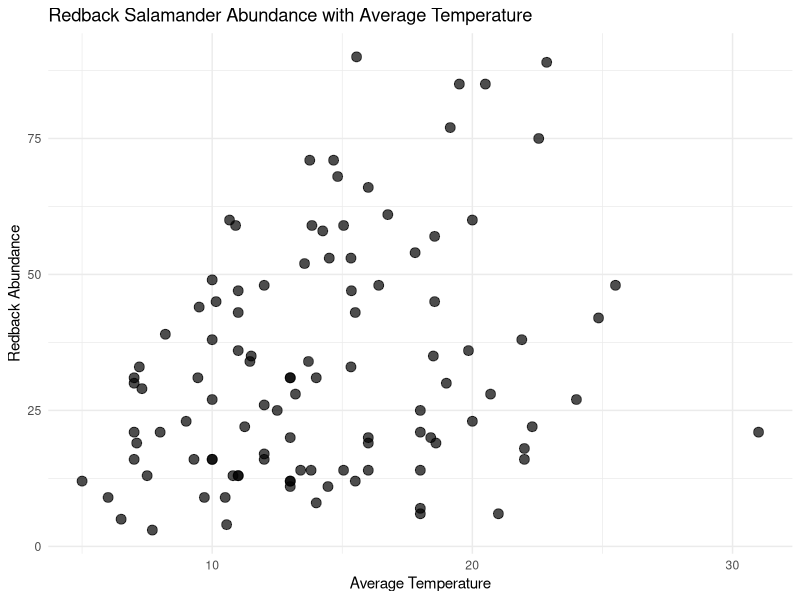
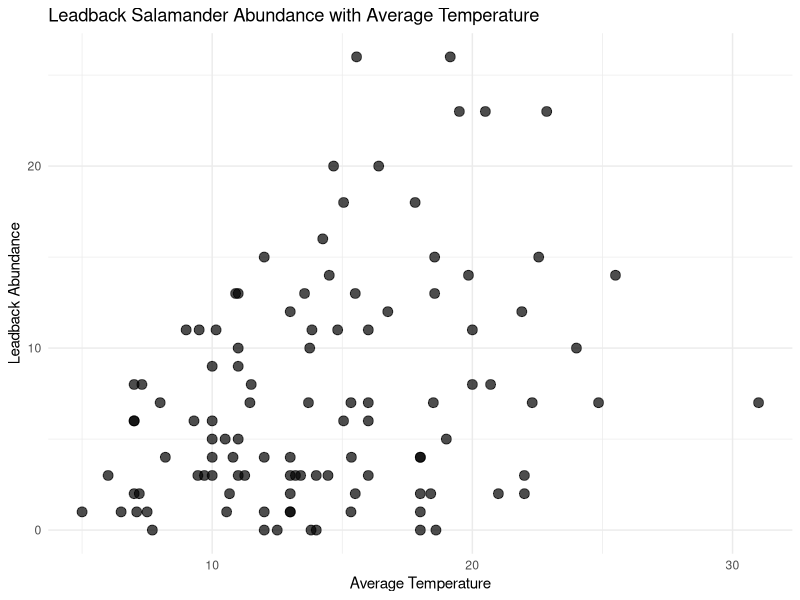
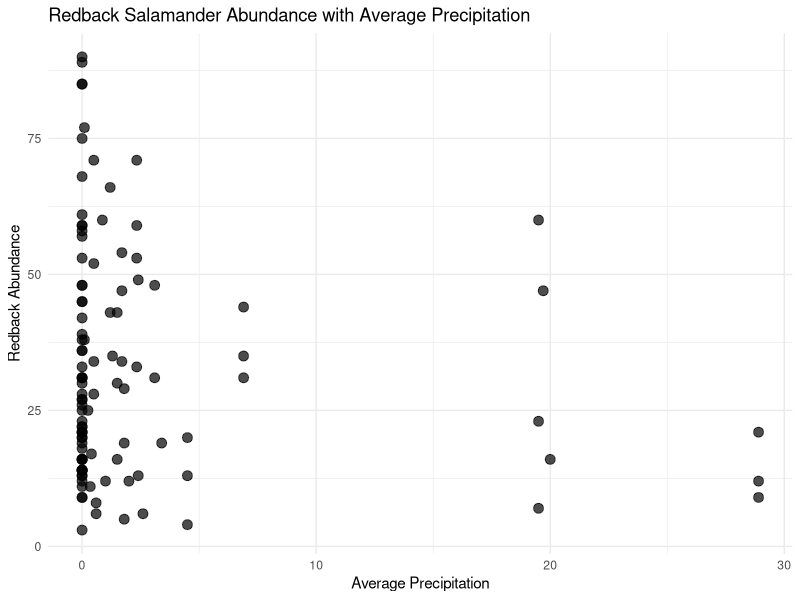
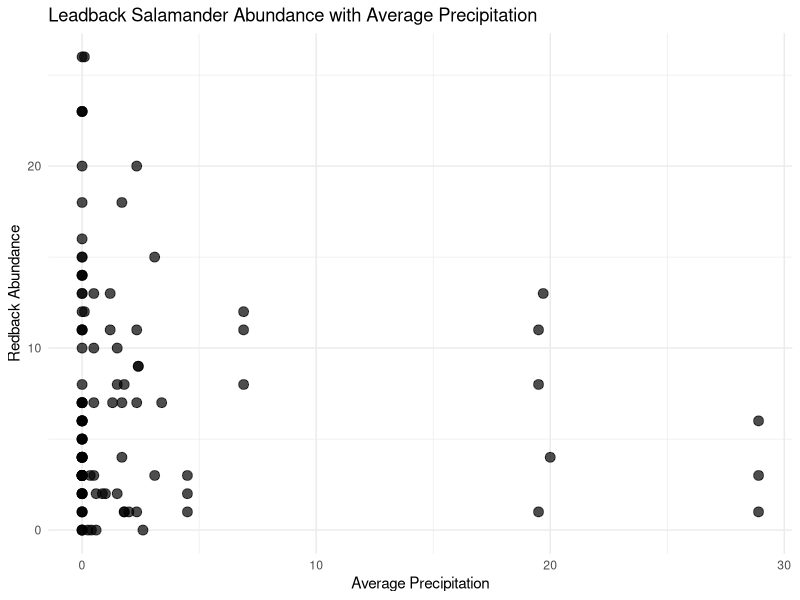
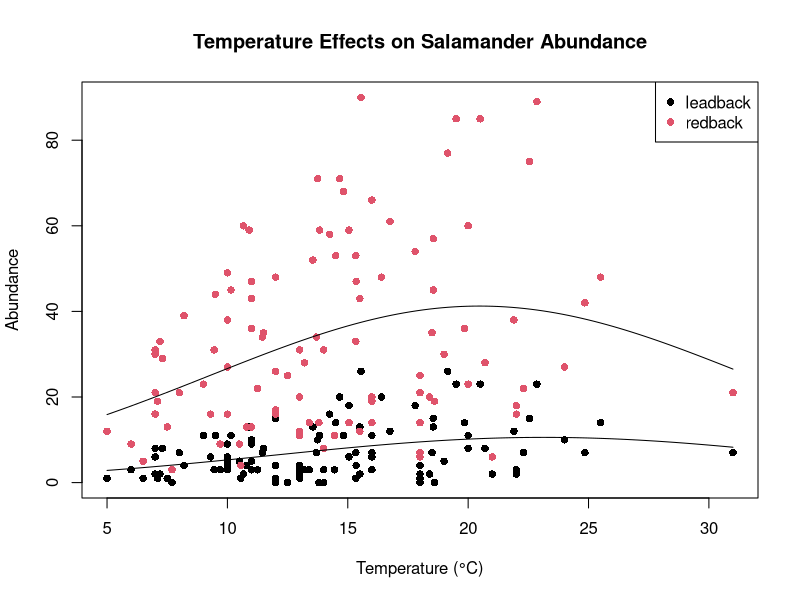
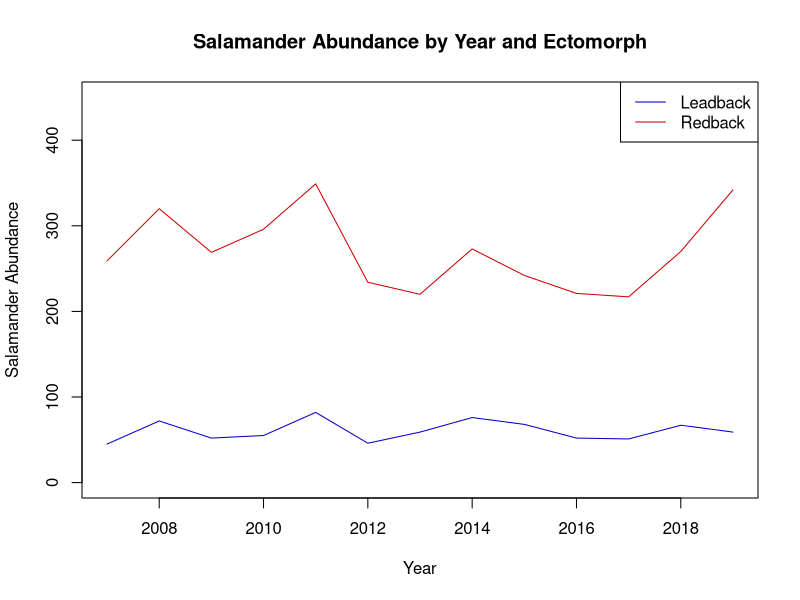
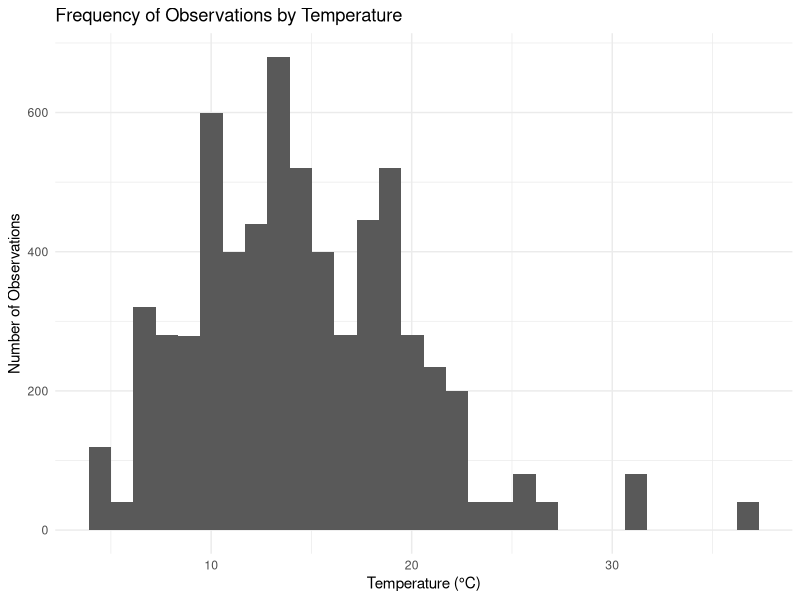

Reproduce these figures in R, in order. (Note: this script raises an error after producing the figures.)
## ---- chunk 1
knitr::opts_chunk$set(echo = TRUE)
library(tidyverse) #First install/read in any necessary packages
library(lubridate)
library(stringr)
citation("stringr")
## ---- chunk 2
#Read in the data set
salamanders <- read.csv("salamander.csv")
salamanders
## ---- chunk 3
#Get rid of the first row (French Translation of column names) and filter out the NAs of the abundance counts for each morph type
present_salamanders <- salamanders %>%
  slice(-c(1)) %>%
  filter(!Redback.form.of.Eastern.Redback.Salamander.Count %in% "N/A") %>%
  filter(!Leadback.form.of.Eastern.Redback.Salamander.Count %in% "N/A") 
present_salamanders #lots of observations lost after filtering 
## ---- chunk 4
present_salamanders <- present_salamanders %>% #Using Lubridate to create dates and month columns in correct format 
   mutate(Date = dmy(Date),  
         Month = month(Date, label = TRUE)) 
present_salamanders 
## ---- chunk 5
#Calculating the redback abundances 
redback_abundance <- present_salamanders %>%
  mutate(Redback.form.of.Eastern.Redback.Salamander.Count = as.numeric(Redback.form.of.Eastern.Redback.Salamander.Count)) %>%
  group_by(Year, Month, Plot.Name) %>%
  summarize(redback_abun = sum(Redback.form.of.Eastern.Redback.Salamander.Count, na.rm = TRUE))
# Then check the result
head(redback_abundance)
#Calculating the leadback abundances
leadback_abundance <- present_salamanders %>%
  mutate(Leadback.form.of.Eastern.Redback.Salamander.Count = as.numeric(Leadback.form.of.Eastern.Redback.Salamander.Count)) %>%
  group_by(Year, Month, Plot.Name) %>%
  summarize(leadback_abun = sum(Leadback.form.of.Eastern.Redback.Salamander.Count, na.rm = TRUE))
head(leadback_abundance)

## ---- chunk 6
#Combining the two abundances into one data frame and joining by shared rows 
total_abundances <- full_join(redback_abundance, leadback_abundance, 
                             by = c("Month", "Year", "Plot.Name"))
total_abundances 
## ---- chunk 7
#Looking at the soil data to see if we can use it and have consistent observations across time - soil metrics could be indicators for precipitation 
soil_ph <- present_salamanders %>%
  filter(!Soil.pH %in% c("N/A", "")) # only 2016 -- might not be enough -  400 raw observations, without manipulations and calculations

soil_moisture <- present_salamanders %>%
  filter(!Soil.Moisture %in% c("N/A", "")) #no observations!


#Air temperature and precipitation ?
temp <- present_salamanders %>%
  filter(!Air.Temperature..degC. %in% c("N/A", "")) #a good number of observations across the years -- same number as that in present salamanders - 6k!

percipitation <- present_salamanders %>%
  filter(!Precipitation.in.the.Last.24.hours..mm. %in% c("N/A", "")) # 6k observations too!

## ---- chunk 8
#find the average temperature for a given month, year, and location
temp_by_month_and_year <- present_salamanders %>%
  filter(!Air.Temperature..degC. %in% "N/A") %>%
  mutate(Air.Temperature..degC. = as.numeric(Air.Temperature..degC.)) %>%
  group_by(Year, Month, Plot.Name) %>%
  summarize(avg_temp = mean(Air.Temperature..degC., na.rm = TRUE))

temp_by_month_and_year$Year <- as.numeric(temp_by_month_and_year$Year) #convert this to numeric
temp_by_month_and_year
## ---- chunk 9
#join the temperatures with the abundance data 
total_abundances$Year <- as.numeric(temp_by_month_and_year$Year) #convert this to numeric


abun_and_temps <- full_join(total_abundances, temp_by_month_and_year,
                             by = c("Year", "Plot.Name", "Month"))

abun_and_temps
## ---- chunk 10
precipitation_bymonth_year <- present_salamanders %>%
  filter(!Precipitation.in.the.Last.24.hours..mm. %in% "N/A") %>%
  mutate(Precipitation.in.the.Last.24.hours..mm. = as.numeric(Precipitation.in.the.Last.24.hours..mm.)) %>%
  group_by(Year, Month, Plot.Name) %>%
    summarize(avg_precip = mean(Precipitation.in.the.Last.24.hours..mm., na.rm = TRUE))
## ---- chunk 11
precipitation_bymonth_year$Year <- as.numeric(precipitation_bymonth_year$Year) #convert this to numeric
precipitation_bymonth_year
## ---- chunk 12
abun_and_env <- full_join(abun_and_temps, precipitation_bymonth_year,
                             by = c("Year", "Plot.Name", "Month"))

abun_and_env
## ---- chunk 13
ggplot(abun_and_env, aes(x = avg_temp, y = redback_abun)) +
  geom_point(size = 3, alpha = 0.7) + 
  # facet_wrap(~Plot.Name) +  
  labs(x = "Average Temperature", 
       y = "Redback Abundance",
       title = "Redback Salamander Abundance with Average Temperature") +
  theme_minimal() 


ggplot(abun_and_env, aes(x = avg_temp, y = leadback_abun)) +
  geom_point(size = 3, alpha = 0.7) + 
  # facet_wrap(~Plot.Name) +  
  labs(x = "Average Temperature", 
       y = "Leadback Abundance",
       title = "Leadback Salamander Abundance with Average Temperature") +
  theme_minimal() 


ggplot(abun_and_env, aes(x = avg_precip, y = redback_abun)) +
  geom_point(size = 3, alpha = 0.7) + 
  # facet_wrap(~Plot.Name) +  
  labs(x = "Average Precipitation", 
       y = "Redback Abundance",
       title = "Redback Salamander Abundance with Average Precipitation") +
  theme_minimal() 


ggplot(abun_and_env, aes(x = avg_precip, y = leadback_abun)) +
  geom_point(size = 3, alpha = 0.7) + 
  # facet_wrap(~Plot.Name) +  
  labs(x = "Average Precipitation", 
       y = "Redback Abundance",
       title = "Leadback Salamander Abundance with Average Precipitation") +
  theme_minimal() 
## ---- chunk 14
data <- rbind(
  data.frame(
    abundance = as.numeric(abun_and_env$leadback_abun),
    eco_morph = "leadback",
    temp = as.numeric(abun_and_env$avg_temp),
    precipitation = as.numeric(abun_and_env$avg_precip),
    location = abun_and_env$Plot.Name
  ),
  data.frame(
    abundance = as.numeric(abun_and_env$redback_abun),
    eco_morph = "redback",
    temp = as.numeric(abun_and_env$avg_temp),
    precipitation = as.numeric(abun_and_env$avg_precip),
    location = abun_and_env$Plot.Name
  )
)

## ---- chunk 15
lmmodel1 <- glm(abundance ~ temp + eco_morph + temp*eco_morph, data = data, family = "poisson")
summary(lmmodel1)
AIC(lmmodel1)


## ---- chunk 16
quadmodel <- glm(abundance ~ temp + eco_morph+ I(temp^2) + temp*eco_morph , data = data, family = "poisson")
summary(quadmodel)
AIC(quadmodel)
## ---- chunk 17
new_data <- expand.grid(
    temp = seq(min(data$temp), max(data$temp), length.out = 100),
    eco_morph = unique(data$eco_morph)
)
## ---- chunk 18
predictions <- predict(quadmodel, newdata = new_data, type = "response")
new_data$predicted <- predictions
## ---- chunk 19
plot(abundance ~ temp, data = data, col = as.factor(eco_morph), pch = 16, 
     main = "Temperature Effects on Salamander Abundance",
     xlab = "Temperature (°C)",
     ylab = "Abundance")
     
#adding prediction lines for each ecomorph 
  for(morph in unique(data$eco_morph)) {
    subset_data <- new_data[new_data$eco_morph == morph,]
    lines(subset_data$temp, subset_data$predicted, 
          col = as.factor(morph))
    }
legend("topright", 
       legend = unique(data$eco_morph),
       col = as.factor(unique(data$eco_morph)), 
       pch = 16)

## ---- chunk 20
#First some wranging to calculate the yearly abundances 
new_abun_temp_precip <- abun_and_env %>%
  group_by(Year) %>%
  summarize(yearly_abun_lead = sum(leadback_abun),
            yearly_abun_red = sum(redback_abun)) %>%
  arrange((Year))
#lets first look at how abundance patterns are changing annually 

plot(new_abun_temp_precip$Year, new_abun_temp_precip$yearly_abun_lead, type = 'l', 
     col = 'blue3', 
     main = "Salamander Abundance by Year and Ectomorph",
     xlab = 'Year',
     ylab = 'Salamander Abundance',
    ylim = range(c(0, 450)))
lines(new_abun_temp_precip$Year, new_abun_temp_precip$yearly_abun_red, col = 'red3')
legend("topright", 
       legend = c("Leadback", "Redback"),
       col = c("blue3", "red3"),
       lty = 1)
## ---- chunk 21
unique(present_salamanders$Date)
## ---- chunk 22
testforfrequency <- present_salamanders %>%
  mutate(Air.Temperature..degC. = as.numeric(Air.Temperature..degC.)) %>%
  mutate(Year = as.numeric(Year)) 
  

testforfrequency %>%
  ggplot() +
  geom_histogram(aes(x = Air.Temperature..degC.), bins = 30) + 
  labs(title = "Frequency of Observations by Temperature", x = "Temperature (°C)", y = "Number of Observations") +
  theme_minimal()
## ---- chunk 23
present_salamanders1 <- present_salamanders%>%
  group_by(Year, Month, Plot.Name) %>%
  summarize(number_of_observations = n()) #creating number of observations
present_salamanders1


num_observations<- data.frame(present_salamanders1$Year, present_salamanders1$Month, present_salamanders1$Plot.Name, present_salamanders1$number_of_observations)
num_observations <- num_observations %>%
  mutate(Year = as.numeric(num_observations$present_salamanders1.Year)) %>%
  mutate(Month = present_salamanders1.Month) %>%
  mutate(Plot.Name = present_salamanders1.Plot.Name) %>%
  mutate(number_of_observations = present_salamanders1.number_of_observations) #some wrangling to simplify column names

abun_and_env <- full_join(
  abun_and_env,
  num_observations, 
  by = c("Year", "Plot.Name", "Month")
) #joining the data frames

abun_and_env <- abun_and_env[, -c(8, 9, 10, 11)] #removing redundant columns

colnames(abun_and_env) #verifying accurate column removal 

## ---- chunk 24
data <- rbind(
  data.frame(
    abundance = abun_and_env$leadback_abun,
    eco_morph = "leadback",
    temp = as.numeric(abun_and_env$avg_temp),
    precipitation = as.numeric(abun_and_env$avg_precip),
    year = as.numeric(abun_and_env$Year),
    num_observations = as.numeric(abun_and_env$number_of_observations.y),
    Month = abun_and_env$Month
  ), 
  data.frame(
    abundance = abun_and_env$redback_abun,
    eco_morph = "redback",
    temp = as.numeric(abun_and_env$avg_temp),
    precipitation = as.numeric(abun_and_env$avg_precip),
    year = as.numeric(abun_and_env$Year),
    num_observations = as.numeric(abun_and_env$number_of_observations.y),
    Month = abun_and_env$Month
  )
)

## ---- chunk 25

#Let's try a few different combinations for Linear models

linear1 <- glm(abundance ~ temp + eco_morph + temp*eco_morph, data = data, family = "poisson")
summary(linear1)
AIC(linear1) #2712.48

linear2 <- glm(abundance ~ precipitation + eco_morph + precipitation*eco_morph, data = data, family = "poisson")
summary(linear2)
AIC(linear2) #2842.799

linear3 <- glm(abundance ~ precipitation + temp + eco_morph + temp*eco_morph, data = data, family = "poisson")
summary(linear3)
AIC(linear3) # 2701.135

linear4 <- glm(abundance ~ precipitation + temp + eco_morph + temp*eco_morph + precipitation*eco_morph, data = data, family = "poisson")
summary(linear4)
AIC(linear4) # 2702.288

linear5 <- glm(abundance ~ precipitation + temp + eco_morph + temp*eco_morph + year, data = data, family = "poisson")
summary(linear5)
AIC(linear5) # 2703.09

linear6 <- glm(abundance ~ precipitation + temp + eco_morph + temp*eco_morph + year + num_observations, data = data, family = "poisson")
summary(linear6)
AIC(linear6) # 2129.936 !! much lower with number of observations

#Now let's try Quadratic

Quadratic1 <- glm(abundance ~ temp +  I(temp^2) + eco_morph + temp*eco_morph, data = data, family = "poisson")
summary(Quadratic1)
AIC(Quadratic1) #2642.326

Quadratic2 <- glm(abundance ~ temp +  I(temp^2) + eco_morph + precipitation + temp*eco_morph, data = data, family = "poisson")
summary(Quadratic2)
AIC(Quadratic2) #2153.577

Quadratic3 <- glm(abundance ~ temp +  I(temp^2) + eco_morph + temp*eco_morph + precipitation + num_observations, data = data, family = "poisson")
summary(Quadratic3)
AIC(Quadratic3) #2155.55

Quadratic4 <- glm(abundance ~ temp +  I(temp^2) + eco_morph + temp*eco_morph + precipitation + num_observations + year, data = data, family = "poisson")
summary(Quadratic4)
AIC(Quadratic4) #2130.164


## ---- chunk 26
new_model <-  glm(abundance ~ temp +  I(temp^2) + eco_morph + temp*eco_morph + precipitation + num_observations + year, data = data, family = "poisson")
summary(new_model)
## ---- chunk 27
# Define fixed values for predictors - define sampling effort
new_observations <- seq(min(data$num_observations), max(data$num_observations), by = 10) 
fixed_temp <- mean(data$temp) # Hold temperature constant at the average 
fixed_year <- median(data$year) # Hold year constant using the median year
eco_morph <- c("redback", "leadback") 
precipitation <- mean(data$precipitation) #fixed precipitation at mean precipitation 



new_data <- expand.grid(
  temp = fixed_temp, 
  eco_morph = eco_morph, 
  num_observations = new_observations, 
  year = fixed_year,
  precipitation = precipitation
)

new_data$predicted_abundance <- predict(new_model, new_data, type = "response")


ggplot(data, aes(x = num_observations, y = abundance, color = eco_morph)) +
  geom_point() +  
  geom_line(data = new_data, aes(x = num_observations, y = predicted_abundance, color = eco_morph)) +  
  labs(
    x = "Sampling Effort (Number of Observations)",
    y = "Abundance",
    color = "Ecomorph"
  ) +
  ggtitle("Effect of Sampling Effort on Abundance") +
  theme_minimal()

## ---- chunk 28
#Change fixed params
fixed_observations <- max(data$num_observations) #holding number of observations constant at highest number 
changing_year <- data$year 

new_data <- expand.grid(
  temp = fixed_temp, 
  eco_morph = eco_morph, 
  num_observations = fixed_observations, 
  year = changing_year, 
  precipitation = precipitation
)

new_data$predicted_abundance <- predict(new_model, new_data, type = "response")


ggplot(data, aes(x = year, y = abundance, color = eco_morph)) +
  geom_point() +  
  geom_line(data = new_data, aes(x = year, y = predicted_abundance, color = eco_morph)) +  
  labs(
    x = "Year",
    y = "Abundance",
    color = "Ecomorph"
  ) +
  ggtitle("Effect of Year on Abundance") +
  theme_minimal()

